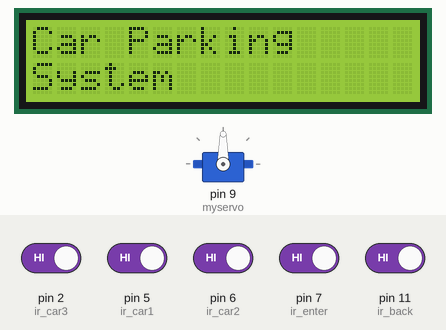
The sketch below on a simulated Arduino Uno, built with avr-gcc and run on an emulated ATmega328P. On the bench: servo, 16×2 character LCD. The inputs (shaded band) are chosen by the test bench; at power-on: pin 2 (ir_car3), pin 5 (ir_car1), pin 6 (ir_car2), pin 7 (ir_enter), pin 11 (ir_back) HIGH.

Above: at 5.2 s.
At 11.3 s:
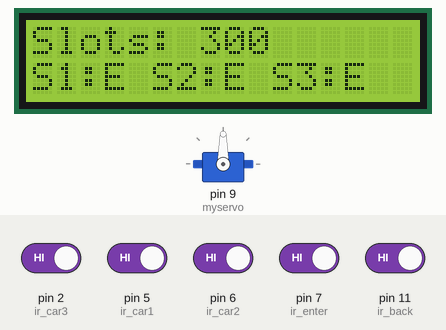
11.4 s: pin 2 (ir_car3) driven LOW
14.4 s: pin 5 (ir_car1) driven LOW
At 15.7 s:
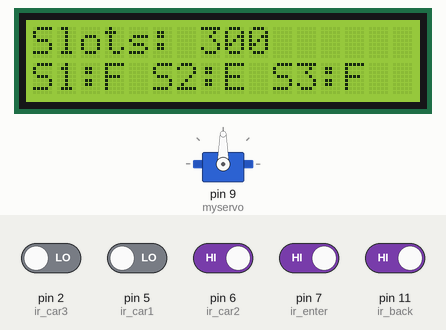
17.4 s: pin 6 (ir_car2) driven LOW
20.4 s: pin 2 (ir_car3) driven HIGH
At 21.5 s:
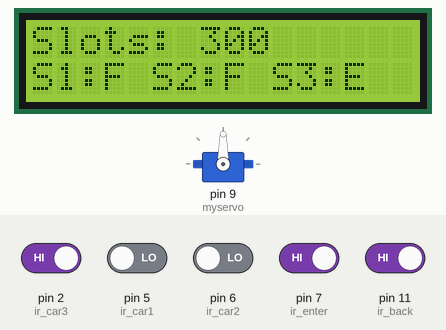
23.4 s: pin 5 (ir_car1) driven HIGH
26.4 s: pin 6 (ir_car2) driven HIGH
At 26.7 s:
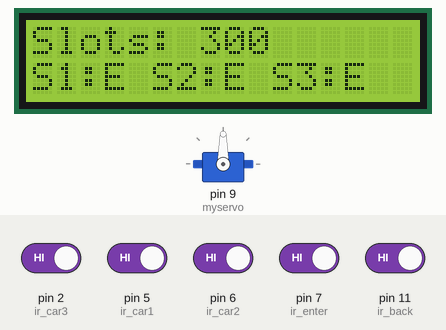
Timing chart, 0 to 29.4 s (numbered marks = the images above; inputs shaded):
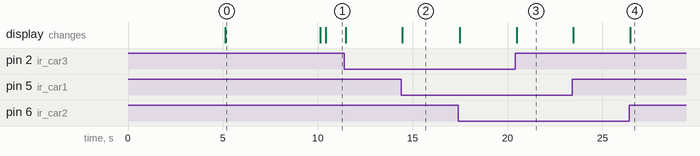

The sketch:

Car_Parking_System.ino
```cpp
#include <Servo.h>
#include <Wire.h>
#include <LiquidCrystal_I2C.h>

// Initialize a 16x2 LCD with I2C address 0x27
LiquidCrystal_I2C lcd(0x27, 16, 2);

Servo myservo;

// Define IR sensor pins
#define ir_enter 7
#define ir_back 11
#define ir_car1 5
#define ir_car2 6

#define ir_car3 2


// Slot and flag variables
int S1 = 0, S2 = 0, S3 = 0;
int flag1 = 0, flag2 = 0;
int slot = 300; // Initialize with the total number of slots

byte Heart[] = {
  B00000,
  B01010,
  B11111,
  B11111,
  B01110,
  B00100,
  B00000,
  B00000
};

byte smiley[8] = { B00000, B10001, B00000, B00000, B10001, B01110, B00000, };
void setup() {
  Serial.begin(9600);

  // Set pin modes for IR sensors
  pinMode(ir_car1, INPUT);
  pinMode(ir_car2, INPUT);
  pinMode(ir_car3, INPUT);

  pinMode(ir_enter, INPUT);
  pinMode(ir_back, INPUT);

  // Attach the servo
  myservo.attach(9);
  myservo.write(90);

  // Initialize LCD
  lcd.init();
  lcd.backlight();
  lcd.createChar(0, Heart);
   lcd.createChar(1, smiley);
  // Welcome message
  lcd.setCursor(0, 0);
  lcd.print("Welcome");
  lcd.setCursor(0, 1);
  lcd.print("Sneha MAM ");
  //lcd.write(byte(0));
  //lcd.print(" ");
  lcd.write(byte(1));
  delay(5000);


  // Project title
  lcd.clear();
  lcd.setCursor(0, 0);
  lcd.print("Car Parking");
  lcd.setCursor(0, 1);
  lcd.print("System");
  delay(5000);

  lcd.clear();
  Read_Sensor();

  int total = S1 + S2 + S3;
  slot -= total; // Update slot count based on sensor readings
}

void loop() {
  Read_Sensor();

  lcd.clear();
  lcd.setCursor(0, 0);
  lcd.print("Slots: ");
  lcd.print(slot); // Display the available slots

  lcd.setCursor(0, 1);
  lcd.print(S1 ? "S1:F " : "S1:E ");
  lcd.print(S2 ? "S2:F " : "S2:E ");
  lcd.print(S3 ? "S3:F " : "S3:E ");

  // Check if a car is entering
  if (digitalRead(ir_enter) == 0 && flag1 == 0) {
    if (slot > 0) {
      flag1 = 1;
      if (flag2 == 0) {
        myservo.write(180); // Open the gate
        slot--; // Decrement the available slot count
      }
    } else {
      lcd.setCursor(0, 0);
      lcd.print("Parking Full");
      delay(1500);
    }
  }

  // Check if a car is leaving
  if (digitalRead(ir_back) == 0 && flag2 == 0) {
    flag2 = 1;
    if (flag1 == 0) {
      myservo.write(180); // Open the gate
      slot++; // Increment the available slot count
    }
  }

  // Reset flags and servo position
  if (flag1 == 1 && flag2 == 1) {
    delay(1000); // Wait for the gate to open/close
    myservo.write(90); // Reset the gate
    flag1 = 0;
    flag2 = 0;
  }

  delay(1); // Small delay to avoid rapid re-triggering
}

void Read_Sensor() {
  static int lastS1 = -1, lastS2 = -1, lastS3 = -1;

  // Current sensor states
  int currentS1 = digitalRead(ir_car1) == 0 ? 1 : 0;
  int currentS2 = digitalRead(ir_car2) == 0 ? 1 : 0;
  int currentS3 = digitalRead(ir_car3) == 0 ? 1 : 0;

  // Debouncing logic for S3
  if (currentS3 != lastS3) { // If there's a change in state
    delay(50); // Debounce delay
    if (digitalRead(ir_car3) == (currentS3 == 1 ? LOW : HIGH)) { // Confirm change
      S3 = currentS3;
    }
  }

  S1 = currentS1;
  S2 = currentS2;
  lastS1 = currentS1;
  lastS2 = currentS2;
  lastS3 = currentS3;
}
```

Measured:
- after the input at 14.4 s, the display: changes after 0.05 s (image 2)
- after the input at 20.4 s, the display: changes after 0.08 s (image 3)
- after the input at 26.4 s, the display: changes after 0.07 s (image 4)
- what the display in image 0 shows lasts 5.0 s, from 5.1 s to 10.1 s
